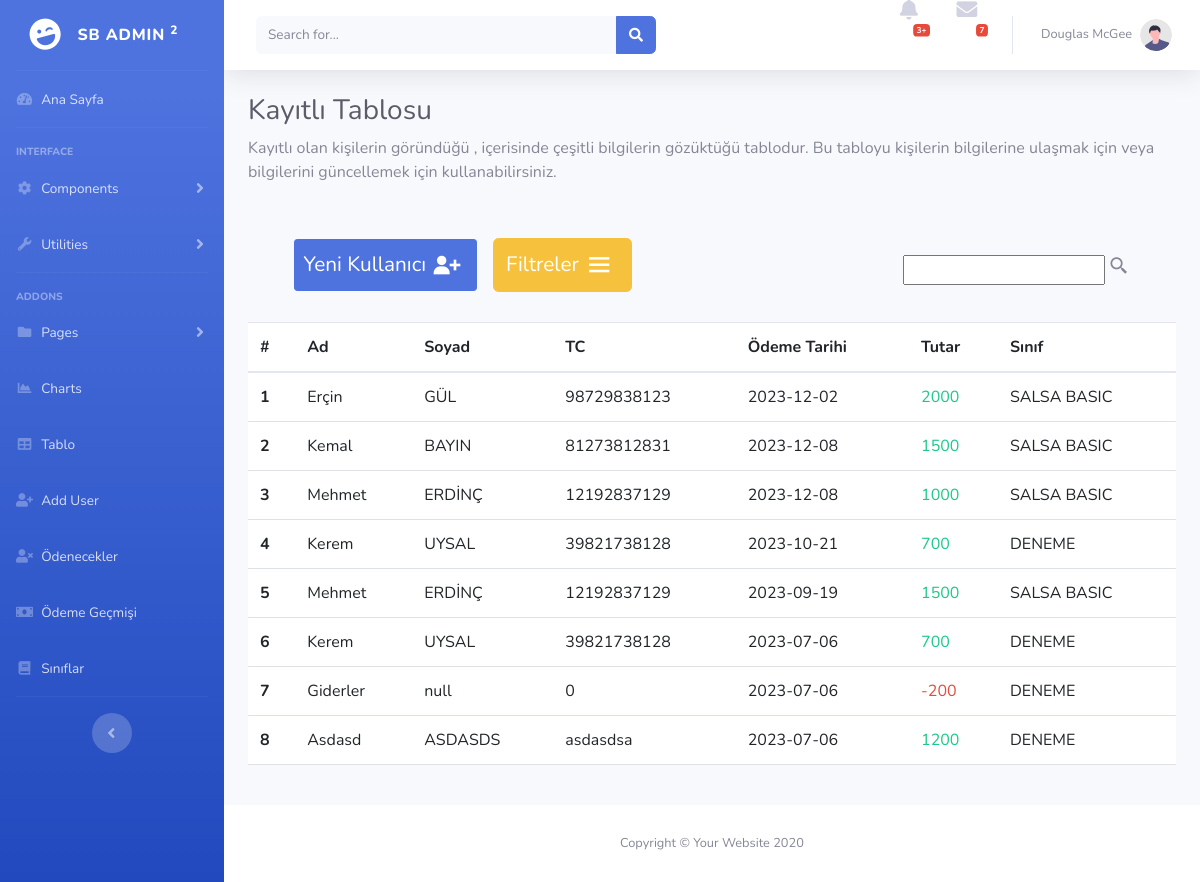
/Codes/ödemeler.php, run on the app's committed database.
### tables this page shows
CREATE TABLE `para` (
  `id` int(4) NOT NULL,
  `user_id` int(4) NOT NULL,
  `tarih` date NOT NULL,
  `miktar` int(11) NOT NULL,
  `kime` varchar(32) NOT NULL,
  `times` int(2) NOT NULL,
  `kalan` int(8) NOT NULL,
  `lpay` date NOT NULL
);

CREATE TABLE `bilgilercopy` (
  `id` int(4) NOT NULL,
  `name` varchar(32) NOT NULL,
  `surname` varchar(32) NOT NULL,
  `email` varchar(64) NOT NULL,
  `number` varchar(10) NOT NULL,
  `date` date NOT NULL,
  `ldate` date NOT NULL,
  `tc` varchar(11) NOT NULL,
  `tür` varchar(24) NOT NULL,
  `sınıf` varchar(32) NOT NULL,
  `cinsiyet` varchar(12) NOT NULL,
  `fiyat` int(11) NOT NULL
);

### Codes/ödemeler.php (the view, shortened to what this page needs)
<?php
  $mysqli = require __DIR__ . "/db.php";
    $psql = "SELECT * FROM para ORDER BY id DESC";
    $presult = $mysqli ->query($psql);
?>
<!DOCTYPE html>
<html lang="en">
<head>
    <link href="https://cdn.jsdelivr.net/npm/bootstrap@5.3.0-alpha1/dist/css/bootstrap.min.css" rel="stylesheet">
    <link href='https://unpkg.com/boxicons@2.1.4/css/boxicons.min.css' rel='stylesheet'>
    <link rel="stylesheet" href="css/tablo.css">
    <link href="vendor/fontawesome-free/css/all.min.css" rel="stylesheet" type="text/css">
    <link href="css/sb-admin-2.min.css" rel="stylesheet">
    <link href="vendor/datatables/dataTables.bootstrap4.min.css" rel="stylesheet">
</head>
<body id="page-top">
    <div id="wrapper">
        <ul class="navbar-nav bg-gradient-primary sidebar sidebar-dark accordion" id="accordionSidebar">
            <a class="sidebar-brand d-flex align-items-center justify-content-center" href="index.html">
                <div class="sidebar-brand-icon rotate-n-15">
                    <i class="fas fa-laugh-wink"></i>
                </div>
                <div class="sidebar-brand-text mx-3">SB Admin <sup>2</sup></div>
            </a>
            <hr class="sidebar-divider my-0">
            <li class="nav-item">
                <a class="nav-link" href="index.php">
                    <i class="fas fa-fw fa-tachometer-alt"></i>
                    <span>Ana Sayfa</span></a>
            </li>
            <hr class="sidebar-divider">
            <div class="sidebar-heading">
                Interface
            </div>
            <li class="nav-item">
                <a class="nav-link collapsed" href="#" data-toggle="collapse" data-target="#collapseTwo"
                    aria-expanded="true" aria-controls="collapseTwo">
                    <i class="fas fa-fw fa-cog"></i>
                    <span>Components</span>
                </a>
            </li>
            <li class="nav-item">
                <a class="nav-link collapsed" href="#" data-toggle="collapse" data-target="#collapseUtilities"
                    aria-expanded="true" aria-controls="collapseUtilities">
                    <i class="fas fa-fw fa-wrench"></i>
                    <span>Utilities</span>
                </a>
            </li>
            <hr class="sidebar-divider">
            <div class="sidebar-heading">
                Addons
            </div>
            <li class="nav-item">
                <a class="nav-link collapsed" href="#" data-toggle="collapse" data-target="#collapsePages"
                    aria-expanded="true" aria-controls="collapsePages">
                    <i class="fas fa-fw fa-folder"></i>
                    <span>Pages</span>
                </a>
            </li>
            <li class="nav-item">
                <a class="nav-link" href="charts.html">
                    <i class="fas fa-fw fa-chart-area"></i>
                    <span>Charts</span></a>
            </li>
            <li class="nav-item">
                <a class="nav-link" href="tables.php">
                    <i class="fas fa-fw fa-table"></i>
                    <span>Tablo</span></a>
            </li>
            <li class="nav-item">
                <a class="nav-link" href="addUser.php">
                    <i class="fas fa-fw fa-user-plus"></i>
                    <span>Add User</span></a>
            </li>
            <li class="nav-item">
                <a class="nav-link" href="later.php">
                    <i class="fas fa-fw fa-user-times"></i>
                    <span>Ödenecekler</span></a>
            </li>
            <li class="nav-item">
                <a class="nav-link" href="ödemeler.php">
                <i class="fas fa-fw fa-money-bill"></i>
                <span>Ödeme Geçmişi</span></a>
            </li>
            <li class="nav-item">
                <a class="nav-link" href="sınıflar.php">
                    <i class="fas fa-fw fa-book"></i>
                    <span>Sınıflar</span></a>
            </li>
            <hr class="sidebar-divider d-none d-md-block">
            <div class="text-center d-none d-md-inline">
                <button class="rounded-circle border-0" id="sidebarToggle"></button>
            </div>
        </ul>
        <div id="content-wrapper" class="d-flex flex-column">
            <div id="content">
                <nav class="navbar navbar-expand navbar-light bg-white topbar mb-4 static-top shadow">
                    <form
                        class="d-none d-sm-inline-block form-inline mr-auto ml-md-3 my-2 my-md-0 mw-100 navbar-search">
                        <div class="input-group">
                            <input type="text" class="form-control bg-light border-0 small" placeholder="Search for..."
                                aria-label="Search" aria-describedby="basic-addon2">
                            <div class="input-group-append">
                                <button class="btn btn-primary" type="button">
                                    <i class="fas fa-search fa-sm"></i>
                                </button>
                            </div>
                        </div>
                    </form>
                    <ul class="navbar-nav ml-auto">
                        <li class="nav-item dropdown no-arrow mx-1">
                            <a class="nav-link dropdown-toggle" href="#" id="alertsDropdown" role="button"
                                data-toggle="dropdown" aria-haspopup="true" aria-expanded="false">
                                <i class="fas fa-bell fa-fw"></i>
                                <span class="badge badge-danger badge-counter">3+</span>
                            </a>
                        </li>
                        <li class="nav-item dropdown no-arrow mx-1">
                            <a class="nav-link dropdown-toggle" href="#" id="messagesDropdown" role="button"
                                data-toggle="dropdown" aria-haspopup="true" aria-expanded="false">
                                <i class="fas fa-envelope fa-fw"></i>
                                <span class="badge badge-danger badge-counter">7</span>
                            </a>
                        </li>
                        <li class="nav-item dropdown no-arrow">
                            <a class="nav-link dropdown-toggle" href="#" id="userDropdown" role="button"
                                data-toggle="dropdown" aria-haspopup="true" aria-expanded="false">
                                <span class="mr-2 d-none d-lg-inline text-gray-600 small">Douglas McGee</span>
                                <img class="img-profile rounded-circle"
                                    src="img/undraw_profile.svg">
                            </a>
                        </li>
                    </ul>
                </nav>
                <div class="container-fluid">
                    <h1 class="h3 mb-2 text-gray-800">Kayıtlı Tablosu</h1>
                    <p class="mb-4">Kayıtlı olan kişilerin göründüğü , içerisinde çeşitli bilgilerin gözüktüğü tablodur. Bu tabloyu kişilerin bilgilerine ulaşmak için veya bilgilerini güncellemek için
                        kullanabilirsiniz.</p>
                    <div class="search">
                        <div class="box" style="display: inline-flex; align-items: center;">
                        <a href="addUser.php" class="btn btn-primary btn-sm" id="userAdd">Yeni Kullanıcı<i class='bx bxs-user-plus'></i></a><button id="filt" type="button" class="btn btn-warning"> Filtreler <i class='bx bx-menu'></i></button>
                        </div>
                        <div class="box">
                        <input type="text" class ="searchh"> <i class='bx bx-search-alt-2'></i>
                        </div>
                    </div>
                    <form action="update-process.php" method='post'>
                        <table class="table caption-top">
                        <caption>
                        </caption>
                            <thead>
                            <tr>
                                <th scope="col">#</th>
                                <th scope="col">Ad</th>
                                <th scope="col">Soyad</th>
                                <th scope="col">TC</th>
                                <th scope="col">Ödeme Tarihi</th>
                                <th scope="col" class="">Tutar</th>
                                <th scope="col" class="">Sınıf</th>
                            </tr>
                            </thead>
                            <tbody>
                            <?php
                                $i = 1;
                                while($prow = $presult->fetch_assoc()){
                                    $bresult = $mysqli->query("SELECT * FROM bilgilercopy where id= $prow[user_id]");
                                    $row = $bresult->fetch_assoc();
                                    $miktarRengi = ($prow['miktar']>0) ? 'text-success' : 'text-danger';
                                    echo "
                                        <tr class='$row[cinsiyet]'>
                                            <th scope='row' class='$row[id]' id='id_id$row[id]'><span id='id_$row[id]'>$i</span></th>
                                            <td class='$row[name]' id='name_id$row[id]'><span id='name_$row[id]'>$row[name]</span></td>
                                            <td class='$row[surname]' id='surname_id$row[id]'><span id='surname_$row[id]'>$row[surname]</span></td>
                                            <td class='$row[tc]' id='tc_id$row[id]'><span id='tc_$row[id]'>$row[tc]</span></td>
                                            <td class='$row[email] hidden' id='email_id$row[id]'><span id='email_$row[id]'>$row[email]</span></td>
                                            <td class='$row[number] hidden' id='number_id$row[id]'><span id='number_$row[id]'>$row[number]</span></td>
                                            <td class='$prow[tarih]' id='date_id$prow[id]'><span id='date_$prow[id]'>$prow[tarih]</span></td>
                                            <td class='$prow[miktar] sınıf $miktarRengi' id='sınıf_id$prow[id]'><span id='sınıf_$prow[id]' >$prow[miktar]</span></td>
                                            <td class='$prow[kime] sınıf' id='sınıf_id$prow[id]'><span id='sınıf_$prow[id]' >$prow[kime]</span></td>
                                        </tr>
                                    ";
                                $i +=1;
                                }
                            ?>
                            </tbody>
                        </table>
                    </form>
                </div>
            </div>
            <footer class="sticky-footer bg-white">
                <div class="container my-auto">
                    <div class="copyright text-center my-auto">
                        <span>Copyright &copy; Your Website 2020</span>
                    </div>
                </div>
            </footer>
        </div>
    </div>
</body>
</html>

### Codes/css/tablo.css (style rules this page uses)
.search { display: flex; flex-direction: row; justify-content: space-between; padding: 30px 5%; width: 100%; }
.search .box input,.search .box .bx-search-alt-2 { margin-top: 2.2vh; }
button { border: none; background-color: transparent; }
i { font-size: 1.3em; cursor: pointer; height: 100%; }
#userAdd { font-size: 1.3rem; color: #fff; display: flex; align-items: center; }
#userAdd .bxs-user-plus { font-size: 2rem; padding: 5px; }
#filt { font-size: 1.3rem; margin-left: 2vh; display: flex; align-items: center; }
#filt .bx-menu { font-size: 1.9rem; padding: 5px; }
.table { color: #575758 !important; }
tbody tr:nth-child(odd) { background-color: #fff; }

### data on the page
para: user.name "Erçin", user.surname "GÜL", user.tc "98729838123", tarih "2023-12-02", miktar "2000", kime "SALSA BASIC"
para: user.name "Kemal", user.surname "BAYIN", user.tc "81273812831", tarih "2023-12-08", miktar "1500", kime "SALSA BASIC"
para: user.name "Mehmet", user.surname "ERDİNÇ", user.tc "12192837129", tarih "2023-12-08", miktar "1000", kime "SALSA BASIC"
para: user.name "Kerem", user.surname "UYSAL", user.tc "39821738128", tarih "2023-10-21", miktar "700", kime "DENEME"
para: user.name "Mehmet", user.surname "ERDİNÇ", user.tc "12192837129", tarih "2023-09-19", miktar "1500", kime "SALSA BASIC"
para: user.name "Kerem", user.surname "UYSAL", user.tc "39821738128", tarih "2023-07-06", miktar "700", kime "DENEME"
para: user.name "Giderler", user.surname "null", user.tc "0", tarih "2023-07-06", miktar "-200", kime "DENEME"
para: user.name "Asdasd", user.surname "ASDASDS", user.tc "asdasdsa", tarih "2023-07-06", miktar "1200", kime "DENEME"
